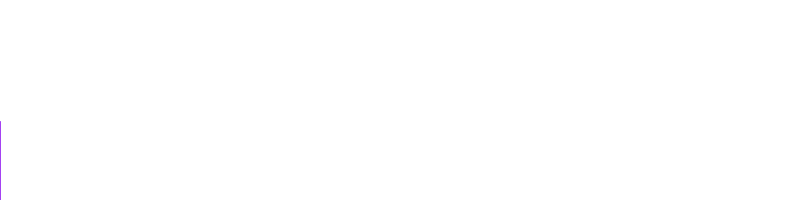
Frame 1 (no input)
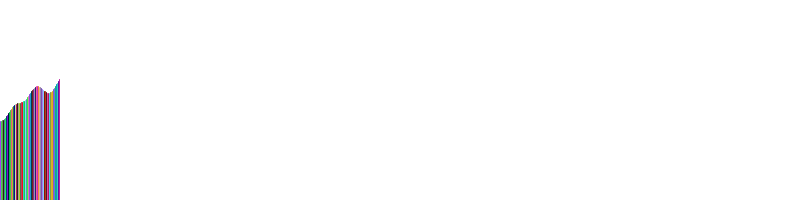
Frame 60 (the mouse pressed at the canvas centre just before this capture)
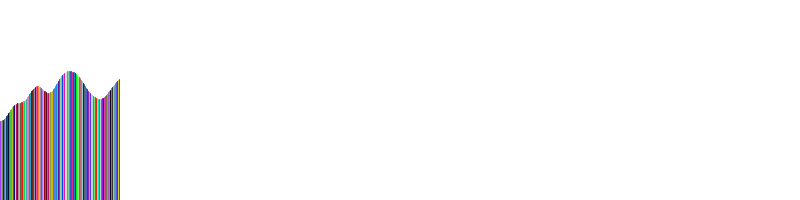
Frame 120 (the mouse held since frame 60 and released just before this capture)

The Processing sketch that drew these frames (run headless with seeded random() and noise(); from frame 60 on, the mouse is pressed at the canvas centre):

// Processing sketch: PerlinLine
// ── PerlinLine.pde
int x;

void setup() {
  size(800, 200);
  background(255);

  x = 0;
}

void draw() {
  stroke(random(0, 255), random(0, 255), random(0, 255));
  line(x % width, noise(x * 0.01) * height, x % width, height);
  x++;
}
